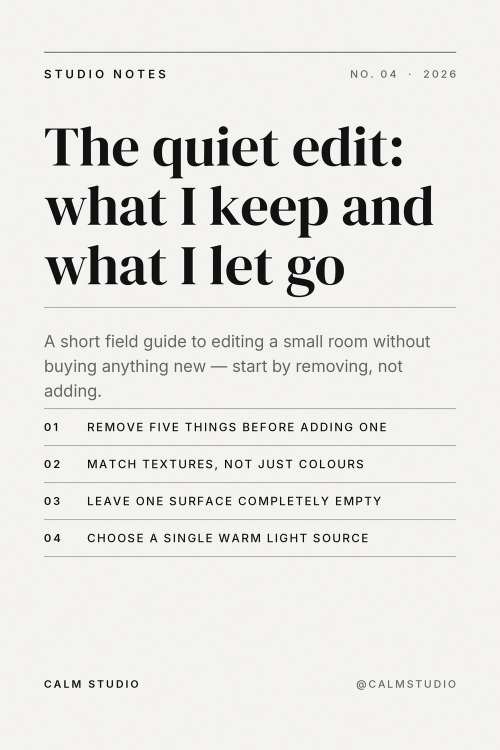
#> input picture factory/samples/editorial-minimal.png, 1000 x 1500 px (shown at 1/2 size); its folder holds only this picture in this run
$ python verify_samples.py
#> lines starting #> are read from the running program, lines starting #| are printed output that depends on the picture; after the words box and inside, x2 and y2 are one past the last pixel; in counts of white or black regions, pixels touching at a corner belong together
#!/usr/bin/env python3
"""Independent verification of the rendered pins.

Checks every PNG in ./samples (not the renderer's own logs):
  * valid image, exactly 1000x1500, RGB/RGBA, sane file size
  * real ink coverage + colour variety (not a blank or flat card)
  * per-template sample counts (>= 2 each, >= 12 total)
  * cross-template visual distinctness (perceptual hash distance)
  * contrast of the lightest vs darkest pixel regions

Also writes samples/_contact_sheet.png so a human can eyeball everything at once.

    python3 tools/verify_samples.py            # full check
    python3 tools/verify_samples.py --json     # machine-readable report
"""

from __future__ import annotations

import argparse
import hashlib
import json
import sys
from pathlib import Path

import numpy as np
from PIL import Image, ImageDraw, ImageFont

ROOT = Path(__file__).resolve().parent.parent
SAMPLES = ROOT / "samples"
SPECS = ROOT / "specs"
FONTS = ROOT / "fonts"

TARGET = (1000, 1500)
MIN_KILOBYTES = 15

# templates with a padded (non-full-bleed) layout must keep a clean outer margin.
# NOTE: soft shadows count as ink, so padded templates get a forgiving threshold.
MIN_INK_MARGIN = {
    "photo_frame": 28,
    "quote_card": 28,
    "editorial_minimal": 28,
}


def spec_templates() -> dict[str, str]:
    """sample stem -> template name (from the matching spec file)."""
    out: dict[str, str] = {}
    for path in SPECS.glob("*.json"):
        try:
            out[path.stem] = json.loads(path.read_text())["template"]
        except Exception:
            continue
    return out


def fingerprint(img: Image.Image, size=(40, 60)) -> np.ndarray:
    arr = np.asarray(img.convert("L").resize(size, Image.BILINEAR), dtype=np.float32)
    return (arr - arr.mean()) / (arr.std() + 1e-6)


def check_one(path: Path) -> dict:
    problems: list[str] = []
    info: dict = {"file": str(path), "problems": problems}
    try:
        img = Image.open(path)
#> img is the input picture: PIL image 1000x1500 RGB; mean R, G, B 231.3, 230.5, 228
        img.load()
    except Exception as exc:
        problems.append(f"unreadable: {exc}")
        return info
    info["size"] = img.size
    info["mode"] = img.mode
    info["kilobytes"] = round(path.stat().st_size / 1024, 1)
    if img.size != TARGET:
        problems.append(f"size {img.size} != {TARGET}")
    if img.mode not in ("RGB", "RGBA"):
        problems.append(f"unexpected mode {img.mode}")
    if info["kilobytes"] < MIN_KILOBYTES:
        problems.append(f"suspiciously small ({info['kilobytes']} KB)")

    arr = np.asarray(img.convert("RGB"), dtype=np.uint8)
    gray = np.asarray(img.convert("L"), dtype=np.uint8)
    info["std"] = round(float(gray.std()), 2)
    info["distinct_colors"] = int(len(np.unique(arr.reshape(-1, 3), axis=0)))
    # ink coverage: pixels that differ from the most common (background) tone
    flat = gray.reshape(-1)
    hist = np.bincount(flat, minlength=256)
#> hist = 256 values, max 719071 at index 242, min 46 at index 66, mean 5859.4
    bg = int(hist.argmax())
#> bg = 242
    info["ink_ratio"] = round(float((np.abs(flat.astype(int) - bg) > 24).mean()), 4)
    if info["ink_ratio"] < 0.01:
        problems.append(f"almost no ink ({info['ink_ratio']})")
    if info["std"] < 6:
        problems.append(f"flat image, std={info['std']}")
    if info["distinct_colors"] < 60:
        problems.append(f"too few colours ({info['distinct_colors']})")
    # legibility proxy: how far the darkest/most extreme ink sits from the page tone
    med = float(np.median(gray))
#> med = 242
    p_lo, p_hi = (float(np.percentile(gray, q)) for q in (0.5, 99.5))
#> p_lo = 6; p_hi = 255
    info["contrast_span"] = int(max(med - p_lo, p_hi - med))
    if info["contrast_span"] < 90:
        problems.append(f"low tonal span ({info['contrast_span']}) — type may be low-contrast")
    # where does ink actually reach? catches accidental edge bleed on padded layouts
    ink_mask = np.abs(gray.astype(int) - bg) > 24
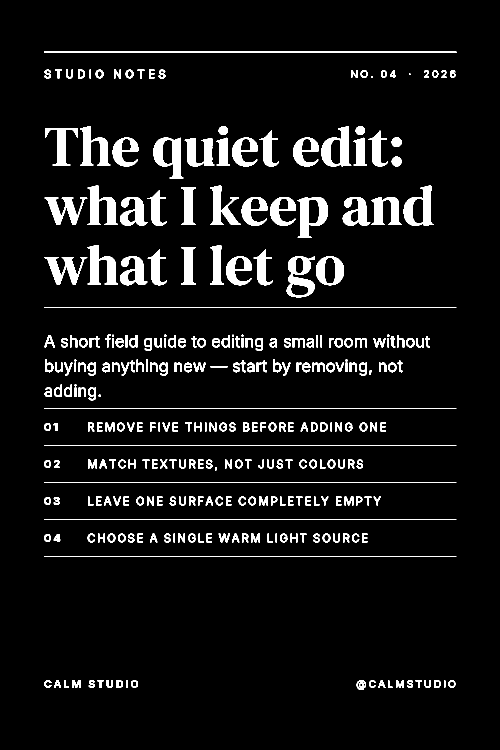
#> ink_mask: shape (1500, 1000) bool (shown at 1/2 size); 6.6% white; 306 white regions (9 under 20 px), largest, box (x1, y1, x2, y2) and area: (88, 103, 913, 106) 2475, (595, 394, 656, 476) 2452, (307, 275, 367, 357) 2412
    ys, xs = np.nonzero(ink_mask)
    if len(xs):
        info["ink_bbox"] = [int(xs.min()), int(ys.min()), int(xs.max()), int(ys.max())]
        margins = [int(xs.min()), int(ys.min()),
                   gray.shape[1] - 1 - int(xs.max()), gray.shape[0] - 1 - int(ys.max())]
#> margins = [88, 103, 87, 120]
        info["ink_margins"] = margins
    return info


def main() -> int:
    ap = argparse.ArgumentParser()
    ap.add_argument("--json", action="store_true")
    ap.add_argument("--min-similarity", type=float, default=0.985,
                    help="cross-template pairs more similar than this are flagged")
    args = ap.parse_args()

    mapping = spec_templates()
    pngs = sorted(SAMPLES.glob("*.png"))
    pngs = [p for p in pngs if not p.name.startswith("_")]
    report: dict = {"count": len(pngs), "samples": [], "problems": []}
    if not pngs:
        print("no samples found", file=sys.stderr)
        return 1

    fps: dict[str, np.ndarray] = {}
    for path in pngs:
        info = check_one(path)
#> info = 11 items
        info["template"] = mapping.get(path.stem, "unknown")
        floor = MIN_INK_MARGIN.get(info["template"], 0)
#> floor = 0
        if floor and info.get("ink_margins") and min(info["ink_margins"]) < floor:
            info["problems"].append(
                f"ink reaches {min(info['ink_margins'])}px from the edge (min {floor}px for "
                f"{info['template']})")
        report["samples"].append(info)
        if info["problems"]:
            report["problems"].extend(f"{path.name}: {p}" for p in info["problems"])
        try:
            fps[path.name] = fingerprint(Image.open(path))
#> in fingerprint, `arr = np.asarray(img.convert("L").resize(size, Image.BILINEAR), dtype=..`:
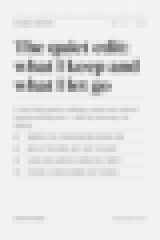
#> arr: shape (60, 40) float32 (shown 4 times larger); min 104, max 243, mean 230.3
#> in fingerprint, `return (arr - arr.mean()) / (arr.std() + 1e-6)`:
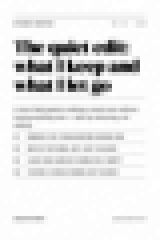
#> returned value: shape (60, 40) float32 (shown 4 times larger); min -5.13, max 0.515, mean -6.36e-08; drawn with min black and max white
        except Exception:
            pass

    # per-template counts
    counts: dict[str, int] = {}
    for info in report["samples"]:
        counts[info["template"]] = counts.get(info["template"], 0) + 1
    report["template_counts"] = counts
    if len(pngs) < 12:
        report["problems"].append(f"only {len(pngs)} samples, need >= 12")
    for tmpl, n in counts.items():
        if tmpl == "unknown":
            report["problems"].append("sample(s) without a matching spec")
        elif n < 2:
            report["problems"].append(f"template {tmpl} has only {n} sample(s), need >= 2")
    for tmpl, n in mapping.items():
        if tmpl not in {p.stem for p in pngs} and n:
            pass  # spec without a rendered sample is reported below

    names = list(fps)
#> names = ['editorial-minimal.png']
    cross: list[tuple[float, str, str]] = []
    same: list[tuple[float, str, str]] = []
    for i in range(len(names)):
        for j in range(i + 1, len(names)):
            a, b = names[i], names[j]
            diff = float(np.abs(fps[a] - fps[b]).mean())
            sim = float(np.corrcoef(fps[a].ravel(), fps[b].ravel())[0, 1])
            if mapping.get(Path(a).stem) == mapping.get(Path(b).stem):
                same.append((sim, a, b))
            else:
                cross.append((sim, a, b))
#> this loop made 1 pass
#> after the loop, cross = []; same = []
    report["max_cross_template_similarity"] = round(max(cross, default=(0, "", ""))[0], 4)
    report["cross_template_pairs"] = len(cross)
    for sim, a, b in cross:
        if sim > args.min_similarity:
            report["problems"].append(f"{a} and {b} look nearly identical (sim={sim:.3f})")
#> this loop made 0 passes
    report["identical_pairs"] = [(round(s, 3), a, b) for s, a, b in cross if s > 0.999]

    # hashes: catch accidental duplicate renders
    hashes: dict[str, list[str]] = {}
    for path in pngs:
        h = hashlib.sha256(path.read_bytes()).hexdigest()[:16]
        hashes.setdefault(h, []).append(path.name)
    dupes = [v for v in hashes.values() if len(v) > 1]
    for group in dupes:
        report["problems"].append(f"identical files: {group}")

    # contact sheet
    sheet = make_contact_sheet(pngs, mapping)
    report["contact_sheet"] = str(sheet)

    if args.json:
        print(json.dumps(report, indent=2))
    else:
        print(f"samples: {report['count']}  templates: {counts}")
        print(f"cross-template similarity (max): {report['max_cross_template_similarity']}")
        for info in report["samples"]:
            print(f"  {'OK  ' if not info['problems'] else 'FAIL'} {Path(info['file']).name:34s} "
                  f"{info.get('size')} {info.get('mode')} {info.get('kilobytes'):>7} KB  "
                  f"ink={info.get('ink_ratio')} colours={info.get('distinct_colors')} "
                  f"tmpl={info.get('template')}")
        print(f"contact sheet: {sheet}")
        if report["problems"]:
            print("\nPROBLEMS:")
            for p in report["problems"]:
                print("  !", p)
        else:
            print("\nall sample checks passed")
    return 1 if report["problems"] else 0


def make_contact_sheet(pngs: list[Path], mapping: dict[str, str]) -> Path:
    cols = 4
    tw, th = 300, 450
    pad, label_h = 18, 40
    rows = (len(pngs) + cols - 1) // cols
    sheet = Image.new("RGB", (cols * (tw + pad) + pad, rows * (th + label_h + pad) + pad), "#101418")
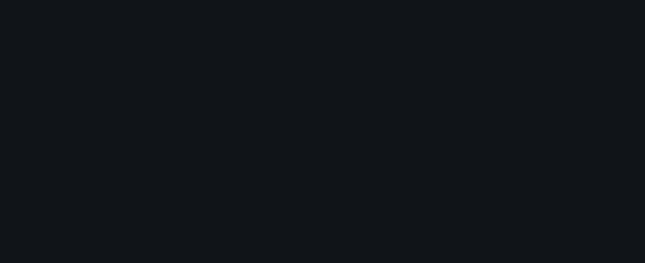
#> sheet: PIL image 1290x526 RGB (shown at 1/2 size); mean R, G, B 16, 20, 24
    d = ImageDraw.Draw(sheet)
    try:
        font = ImageFont.truetype(str(FONTS / "Inter-VF.ttf"), 17)
        font.set_variation_by_axes([600, 14])
    except Exception:
        font = ImageFont.load_default()
    groups: dict[str, list[Path]] = {}
    for p in pngs:
        groups.setdefault(mapping.get(p.stem, "unknown"), []).append(p)
    order = [p for tmpl in sorted(groups) for p in groups[tmpl]]
    for i, path in enumerate(order):
        r, col = divmod(i, cols)
        x = pad + col * (tw + pad)
        y = pad + r * (th + label_h + pad)
        thumb = Image.open(path).convert("RGB").resize((tw, th), Image.LANCZOS)
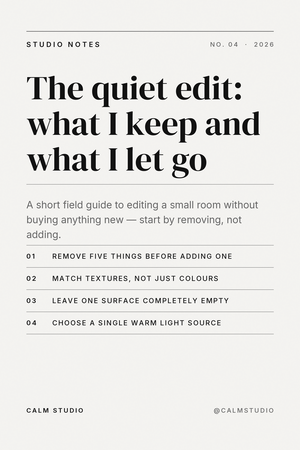
#> thumb: PIL image 300x450 RGB; mean R, G, B 231.1, 230.4, 228
        sheet.paste(thumb, (x, y))
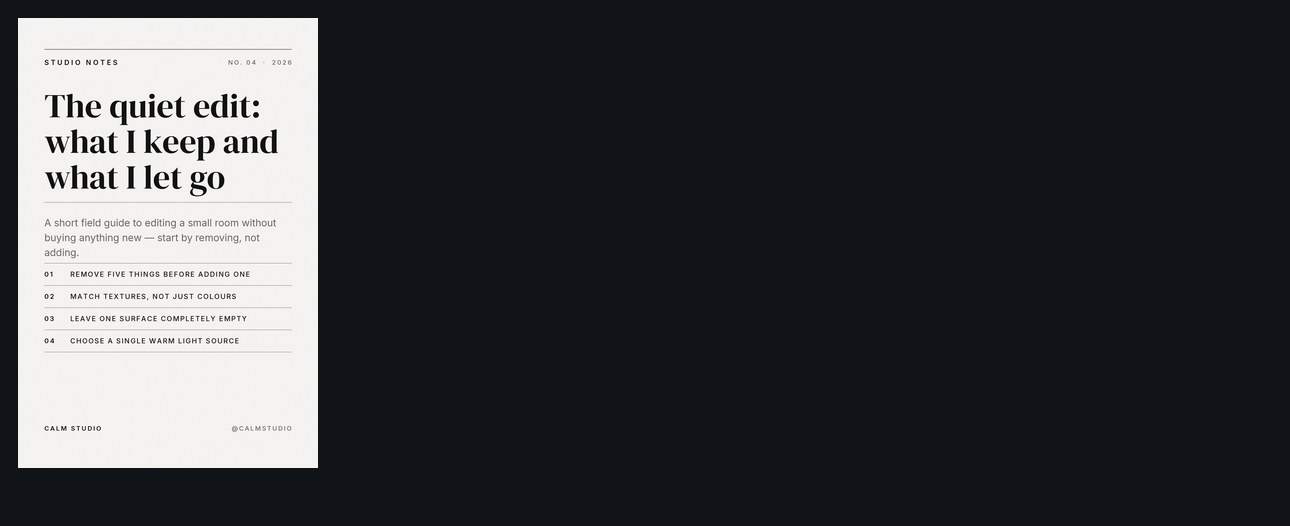
#> sheet: PIL image 1290x526 RGB; mean R, G, B 58.8, 61.9, 64.6
        label = f"{mapping.get(path.stem, '?')}  ·  {path.stem}"
        d.text((x, y + th + 10), label[:44], font=font, fill="#E8EDF2")
    out = SAMPLES / "_contact_sheet.png"
    sheet.save(out)
    return out


if __name__ == "__main__":
    sys.exit(main())
#| samples: 1  templates: {'unknown': 1}
#| cross-template similarity (max): 0
#> the loop in main, `for info in report["samples"]:` made 1 pass
#|   OK   editorial-minimal.png              (1000, 1500) RGB   644.7 KB  ink=0.0664 colours=1972 tmpl=unknown
#> the loop in main, `for p in report["problems"]:` made 2 passes
#> p on passes 1 to 2: 'only 1 samples, need >= 12', 'sample(s) without a matching spec'
#> (printed output is left out)
#> (the run stopped early here; a loop or call above may not have finished)

$ run again, on factory/samples/mono-editorial-minimal.png
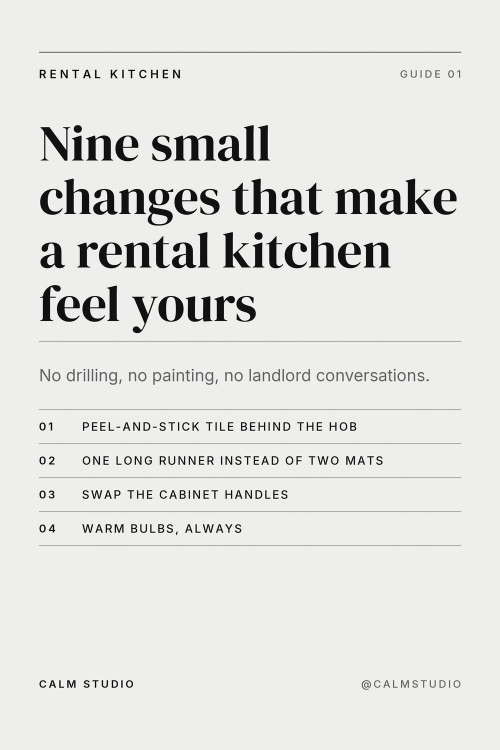
#> input picture factory/samples/mono-editorial-minimal.png, 1000 x 1500 px (shown at 1/2 size)
#> in check_one, img is the input picture: PIL image 1000x1500 RGB; mean R, G, B 226.4, 226.4, 224.5
#> hist = 256 values, max 1270675 at index 238, min 43 at index 69, mean 5859.4
#> bg = 238
#> p_lo = 5; p_hi = 251
#> in check_one, `ink_mask = np.abs(gray.astype(int) - bg) > 24`:
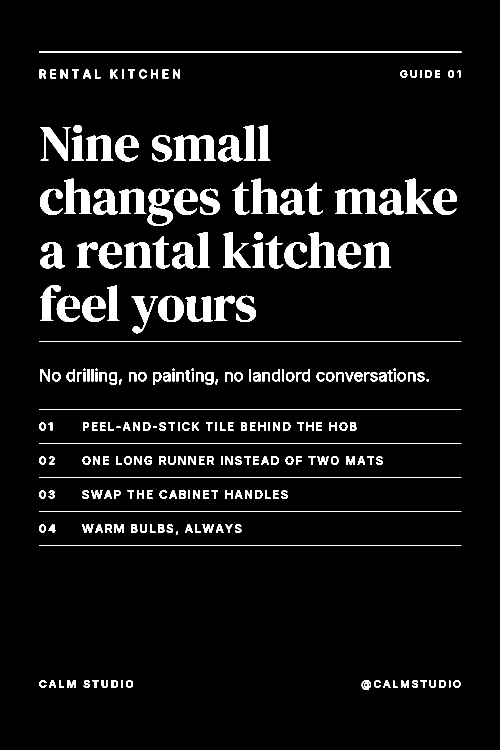
#> ink_mask: shape (1500, 1000) bool (shown at 1/2 size); 6.4% white; 252 white regions (3 under 20 px), largest, box (x1, y1, x2, y2) and area: (78, 103, 923, 106) 2535, (347, 270, 432, 321) 2404, (670, 377, 755, 428) 2404
#> margins = [78, 103, 77, 120]
#> info = 11 items
#> floor = 0
#> names = ['mono-editorial-minimal.png']
#> the loop in main, `for i in range(len(names)):` made 1 pass
#> after the loop in main, `for i in range(len(names)):`: cross = []
#> in make_contact_sheet, `sheet.paste(thumb, (x, y))`:
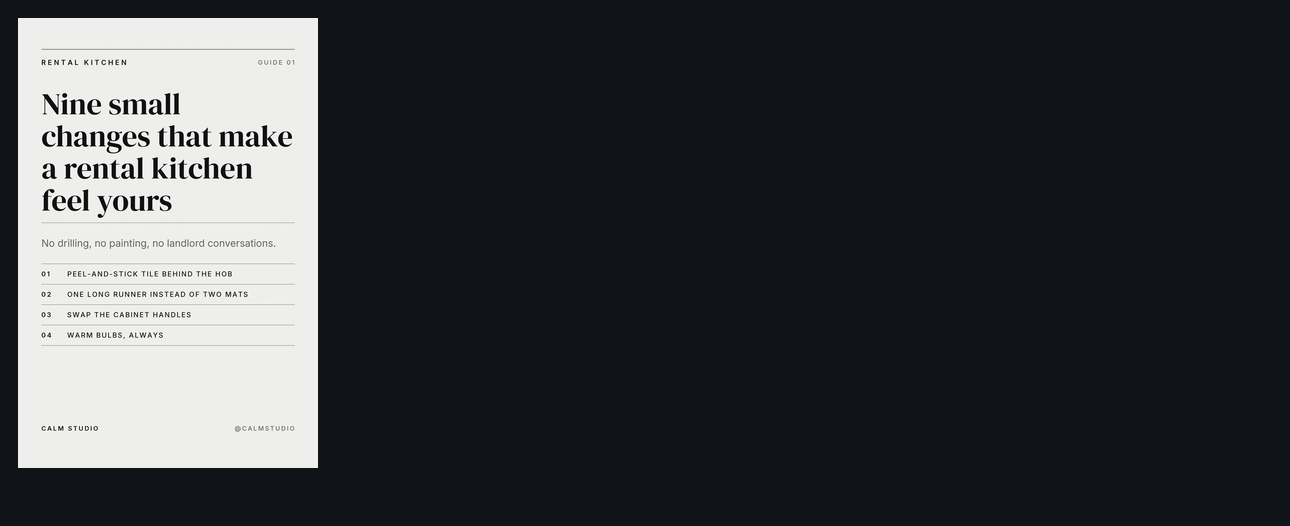
#> sheet: PIL image 1290x526 RGB; mean R, G, B 57.9, 61.1, 63.9
#| samples: 1  templates: {'unknown': 1}
#| cross-template similarity (max): 0
#> the loop in main, `for info in report["samples"]:` made 1 pass
#|   OK   mono-editorial-minimal.png         (1000, 1500) RGB   240.2 KB  ink=0.0636 colours=759 tmpl=unknown
#> the loop in main, `for p in report["problems"]:` made 2 passes
#> p on passes 1 to 2: 'only 1 samples, need >= 12', 'sample(s) without a matching spec'
#> (printed output is left out)

$ run again, on factory/samples/sage-bold-title.png
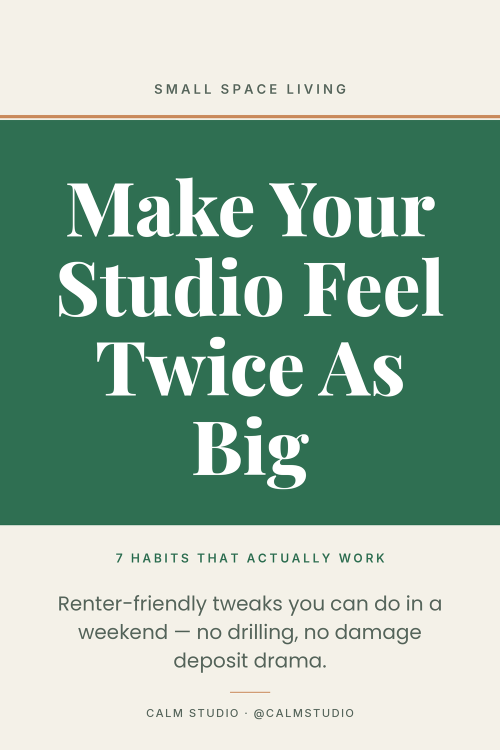
#> input picture factory/samples/sage-bold-title.png, 1000 x 1500 px (shown at 1/2 size)
#> in check_one, img is the input picture: PIL image 1000x1500 RGB; mean R, G, B 149.1, 178.1, 160
#> hist = 256 values, max 672151 at index 89, min 0 at index 0, mean 5859.4
#> bg = 89
#> med = 233
#> p_lo = 81; p_hi = 255
#> in check_one, `ink_mask = np.abs(gray.astype(int) - bg) > 24`:
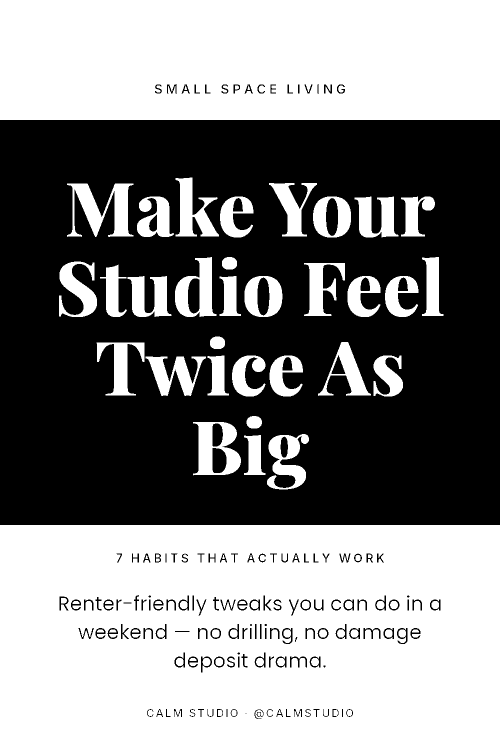
#> ink_mask: shape (1500, 1000) bool (shown at 1/2 size); 52% white; 151 black regions (7 under 20 px), largest, box (x1, y1, x2, y2) and area: (0, 240, 1000, 1050) 694697, (652, 396, 676, 472) 1484, (515, 555, 539, 631) 1484
#> margins = [0, 0, 0, 0]
#> info = 11 items
#> floor = 0
#> names = ['sage-bold-title.png']
#> the loop in main, `for i in range(len(names)):` made 1 pass
#> after the loop in main, `for i in range(len(names)):`: cross = []
#> in make_contact_sheet, `sheet.paste(thumb, (x, y))`:
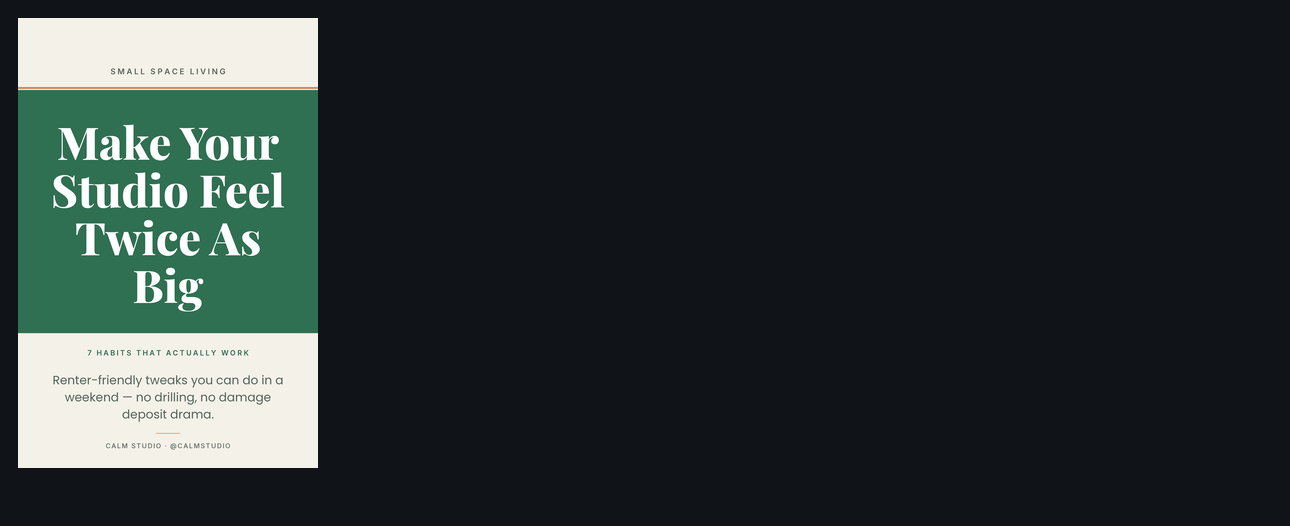
#> sheet: PIL image 1290x526 RGB; mean R, G, B 42.4, 51.4, 51
#| samples: 1  templates: {'unknown': 1}
#| cross-template similarity (max): 0
#> the loop in main, `for info in report["samples"]:` made 1 pass
#|   OK   sage-bold-title.png                (1000, 1500) RGB   187.5 KB  ink=0.5197 colours=2436 tmpl=unknown
#> the loop in main, `for p in report["problems"]:` made 2 passes
#> p on passes 1 to 2: 'only 1 samples, need >= 12', 'sample(s) without a matching spec'
#> (printed output is left out)
